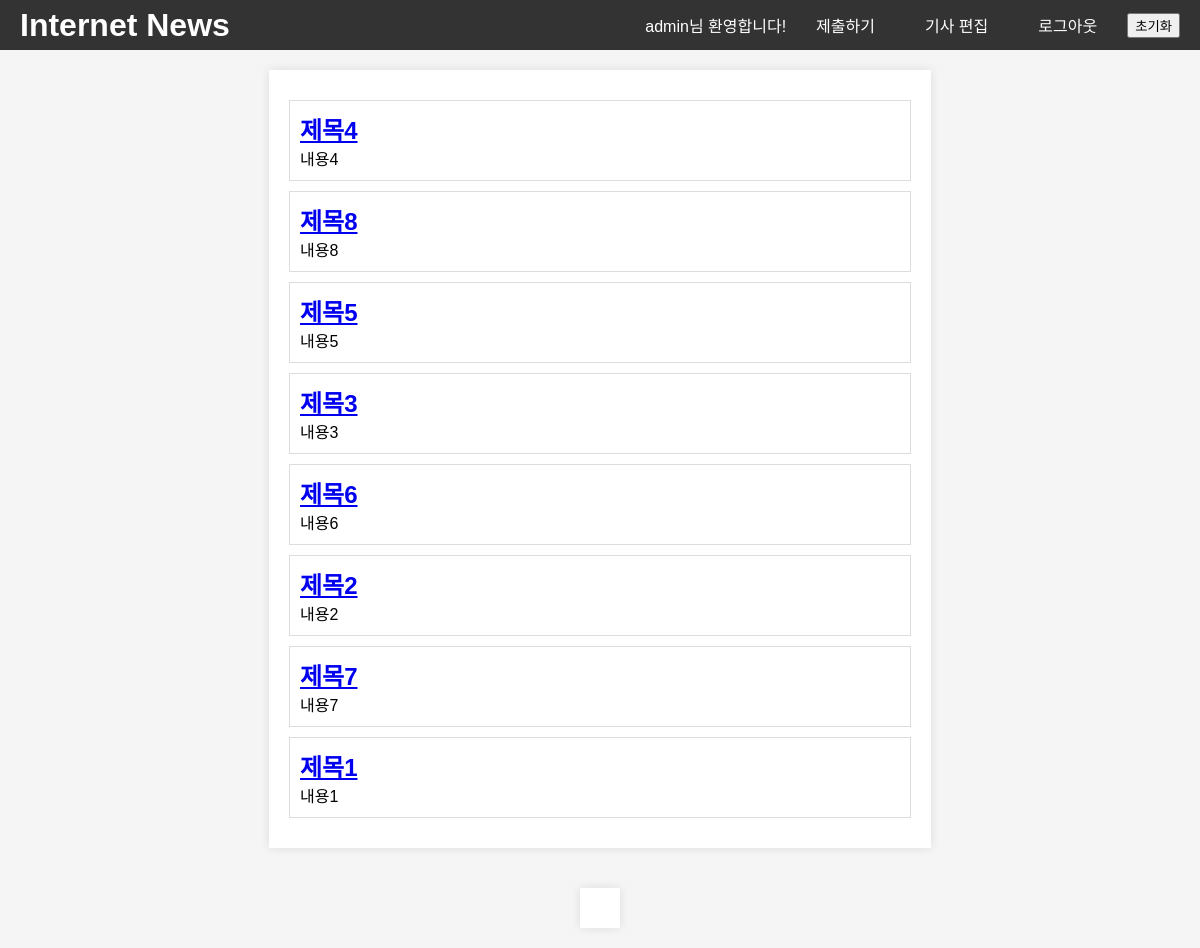
The app's page /index (signed in) with its own data.
### app.py (models this page shows)
class Article(db.Model):
    id = db.Column(db.Integer, primary_key=True)
    title = db.Column(db.String(100), nullable=False)
    content = db.Column(db.Text, nullable=False)
    author_name = db.Column(db.String(100))  # 저자 이름
    author_occupation = db.Column(db.String(100))  # 저자 직업
    author_email = db.Column(db.String(100))  # 저자 이메일
    author_description = db.Column(db.Text)  # 저자 설명
    ratings = db.relationship('Rating', backref='article', lazy=True)

### app.py (the view)
@app.route('/index')
def index():
    articles = Article.query.all()  # 모든 기사를 조회
    return render_template('index.html', articles=articles)  # `articles` 변수를 템플릿에 전달

### templates/index.html (shortened to what this page needs)
<!DOCTYPE html>
<html lang="en">
<head>
    <link rel="stylesheet" type="text/css" href="/static/styles.css">
</head>
<body>
    <header>
        <h1>Internet News</h1>
        <div>
            {% if session['user_name'] %}
            <p>{{ session['user_name'] }}님 환영합니다!</p>
            <a href="{{ url_for('end_page') }}">제출하기</a>
            {% if session['user_name'] == 'admin' %}
                <a href="{{ url_for('edit_article') }}">기사 편집</a>
                <a href="{{ url_for('login') }}">로그아웃</a>
                <button onclick="confirmRefresh()">초기화</button>
            {% endif %}
        {% else %}
            <a href="{{ url_for('login') }}">로그인</a>
        {% endif %}
        </div>
    </header>
    <div class="container">
        {% for article in articles %}
            <div class="article">
                <a href="{{ url_for('article', article_id=article.id) }}">
                    <h2>{{ article.title }}</h2>
                </a>
                <p>{{ article.content.split('.')[0] }}</p>
            </div>
        {% endfor %}
    </div>
    <div class="memo-container" id="memoContainer"></div>
</body>
</html>

### static/styles.css (style rules this page uses)
body, h1, h2, p { margin: 0; padding: 0; }
body { font-family: Arial, sans-serif; background-color: #f5f5f5; }
header { background-color: #333; color: #fff; padding: 10px; text-align: center; }
.container { max-width: 80%; margin: 20px auto; padding: 20px; background-color: #fff; box-shadow: 0 0 10px rgba(0, 0, 0, 0.1); margin-top: 70px; }
.article { width: 600px; border: 1px solid #ddd; padding: 10px; margin: 10px 0; cursor: pointer; }
.article h2 { font-size: 24px; margin: 0; }
.article p { font-size: 16px; margin: 0; }
.memo-container { max-width: 300px; margin: 20px auto; padding: 20px; background-color: #fff; box-shadow: 0 0 10px rgba(0, 0, 0, 0.1); }

### templates/index.html (style rules this page uses)
body { display: flex; flex-direction: column; align-items: center; }
header { width: 100%; position: fixed; top: 0; z-index: 100; display: flex; justify-content: space-between; align-items: center; height: 50px; padding: 0 20px; box-sizing: border-box; }
header a { display: inline-block; padding: 10px 20px; background-color: #333; color: #fff; text-decoration: none; border-radius: 5px; transition: background-color 0.3s; }
header div { display: flex; align-items: center; gap: 10px; }
.container p { white-space: nowrap; overflow: hidden; text-overflow: ellipsis; }

### records on screen
Article: title "제목1", content "내용1"
Article: title "제목2", content "내용2"
Article: title "제목3", content "내용3"
Article: title "제목4", content "내용4"
Article: title "제목5", content "내용5"
Article: title "제목6", content "내용6"
Article: title "제목7", content "내용7"
Article: title "제목8", content "내용8"

### other values on screen
{{ session['user_name'] }} "admin"
